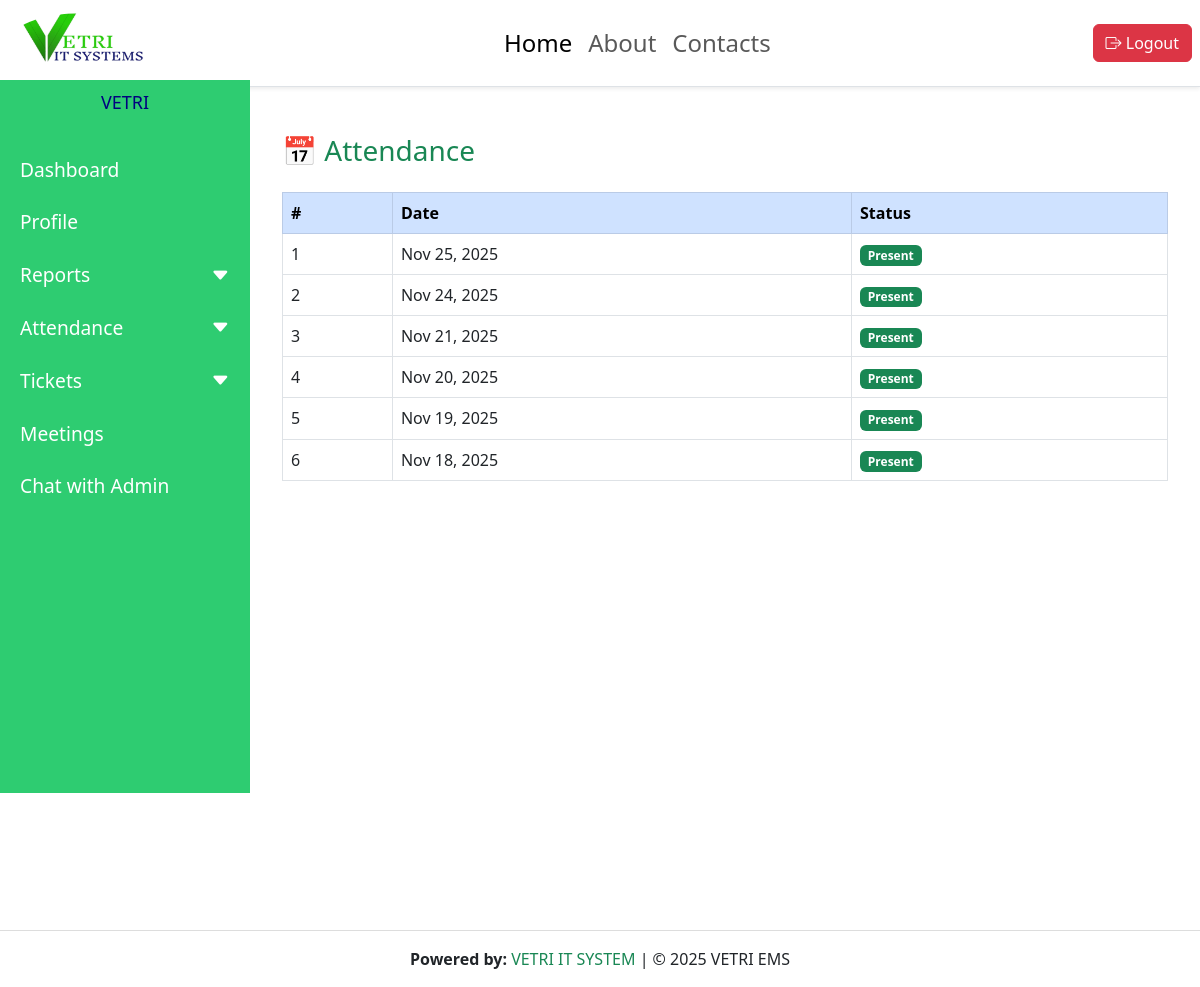
Before: /my-attendance/ (signed in) with the older database file.
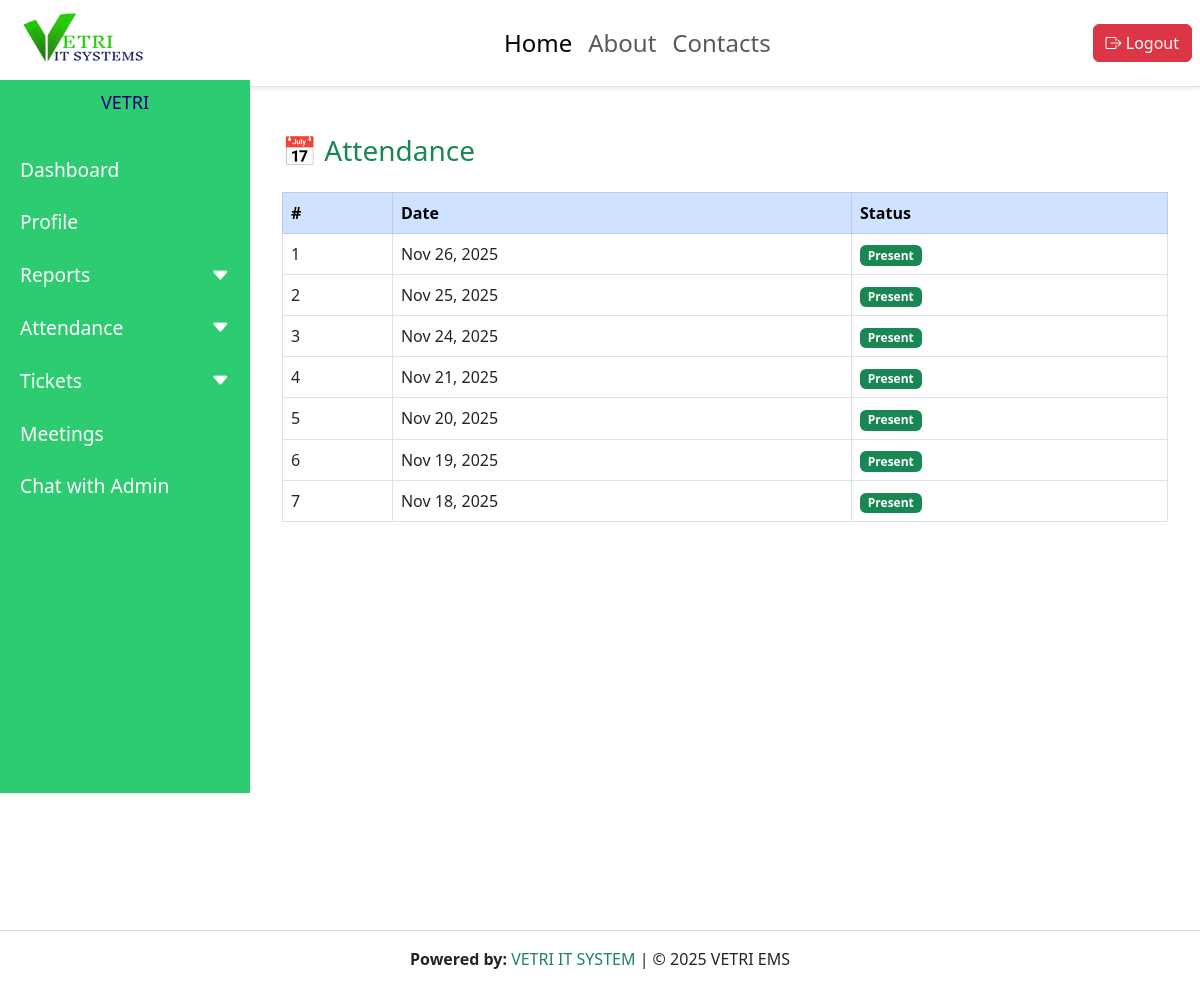
After: the same page with the newer database file.
### employees/models.py (models this page shows, shortened)
class Attendance(models.Model):
    employee = models.ForeignKey(Employee, on_delete=models.CASCADE)
    date = models.DateField()
    status = models.CharField(max_length=10, choices=[('Present', 'Present'), ('Absent', 'Absent')])

### employees/views.py (the view)
# urls.py: path("my-attendance/", employee_attendance, name="employee_attendance"),
@login_required
def employee_attendance(request):
    attendance = Attendance.objects.filter(employee=request.user.employee).order_by('-date')
    return render(request, "employees/employee_attendance.html", {
        "attendance": attendance,
    })

### employees/context_processors.py (called while the page is built)
def admin_id_processor(request):
    try:
        admin_user = User.objects.filter(is_superuser=True).first()
        return {'admin_id': admin_user.id if admin_user else None}
    except:
        return {'admin_id': None}

def unread_ticket_count(request):
    if request.user.is_authenticated and request.user.is_superuser:
        return {"unread_count": Ticket.objects.filter(is_read=False).count()}
    return {"unread_count": 0}

### employees/templates/employees/employee_attendance.html (shortened to what this page needs)
{% extends "base.html" %}
{% load static %}
{% block content %}
  <link href="https://cdn.jsdelivr.net/npm/bootstrap@5.3.0/dist/css/bootstrap.min.css" rel="stylesheet">
  <div class="main-content" id="content">
<div class="container mt-4">
<h3 class="mb-4 text-success">📅  Attendance</h3>
  <table class="table table-bordered table-hover bg-white">
    <thead class="table-primary">
      <tr>
        <th>#</th>
        <th>Date</th>
        <th>Status</th>
      </tr>
    </thead>
    <tbody>
      {% for r in attendance %}
      <tr>
        <td>{{ forloop.counter }}</td>
        <td>{{ r.date|date:"M d, Y" }}</td>
        <td>
          <span class="badge
            {% if r.status == 'Present' %} bg-success
            {% elif r.status == 'Leave' %} bg-warning
            {% else %} bg-danger {% endif %}">
            {{ r.status }}
          </span>
        </td>
      </tr>
      {% empty %}
      <tr>
        <td colspan="3" class="text-center text-muted">No attendance records found</td>
      </tr>
      {% endfor %}
    </tbody>
  </table>
</div>
  </div>
{% endblock %}

Changed rows visible on the page:
added Attendance: date "Nov 26, 2025", status "Present"
